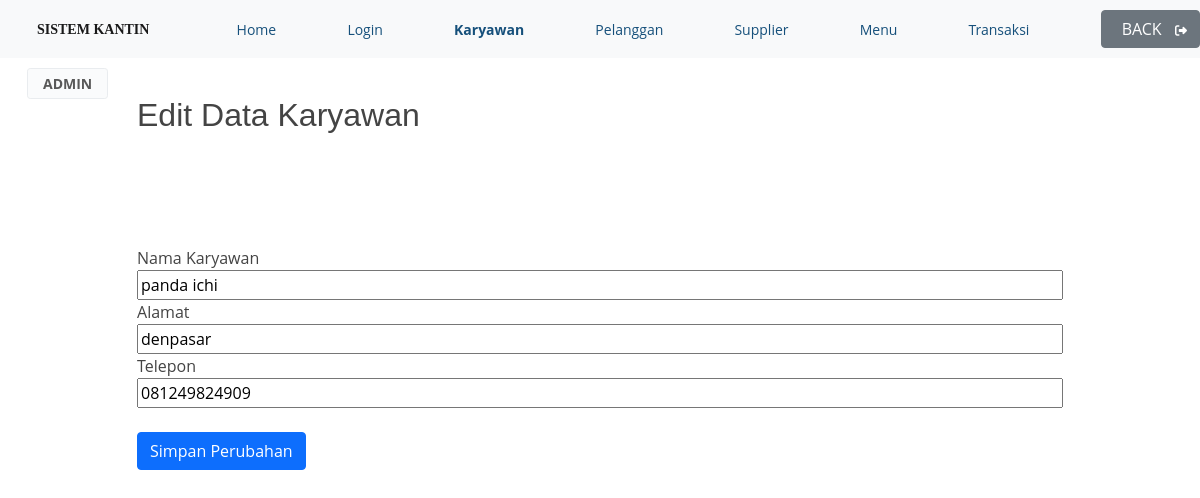
Page /edit/editkaryawan.php?idkaryawan=1 (signed in) on the committed database.
### tables this page shows
CREATE TABLE IF NOT EXISTS `tb_karyawan` (
  `idkaryawan` int(4) NOT NULL AUTO_INCREMENT,
  `namakaryawan` varchar(50) NOT NULL,
  `alamat` varchar(100) NOT NULL,
  `telpon` varchar(15) NOT NULL,
  PRIMARY KEY (`idkaryawan`)
);

### edit/editkaryawan.php (the view, shortened to what this page needs)
<?php
include '../koneksi.php';
    if (isset($_GET['idkaryawan'])) {
        $idkaryawan = ($_GET["idkaryawan"]);
        $query = "SELECT * FROM tb_karyawan WHERE idkaryawan='$idkaryawan'";
        $result = mysqli_query($mysqli, $query);
        $data = mysqli_fetch_assoc($result);
    } else {
        echo "<script>alert('Masukan Data Id.');window.location='../view/viewkaryawan.php';</script>";
    }
?>
<html>
    <head>
    <link href="https://cdn.jsdelivr.net/npm/bootstrap@5.1.0/dist/css/bootstrap.min.css" rel="stylesheet">
    <link rel="stylesheet" type="text/css" href="../style.css">
    <link rel="stylesheet" type="text/css" href="https://cdn.datatables.net/v/dt/dt-1.10.23/datatables.min.css"/>
    <link rel="stylesheet" href="https://cdnjs.cloudflare.com/ajax/libs/font-awesome/4.7.0/css/font-awesome.min.css">
    </head>
<body>
    <nav class="fixed-top">
    <div class="container-fluid topnav navbar navbar-light bg-light" >
    <a class="navbar-brand" href="#"><b>&nbsp;&nbsp;SISTEM KANTIN</b></a>
            <a href="../welcome.php">Home</a>
            <a href="../view/viewlogin.php">Login</a>
            <a class="topnav2" href="../view/viewkaryawan.php">Karyawan</a>
            <a href="../view/viewpelanggan.php">Pelanggan</a>
            <a href="../view/viewsupplier.php">Supplier</a>
            <a href="../view/viewmenu.php">Menu</a>
            <a href="../view/viewtransaksi.php">Transaksi</a>
    <a href="../view/viewkaryawan.php"><button type="button" class="btn btn-secondary">&nbsp;&nbsp;BACK&nbsp;&nbsp;<i class="fas fa-sign-out-alt"></i></button></a>
    </div>
        <table height="50px" width="100%">
            <tr><td width="26px"></td>
                <td align="left">
                <button class="btn btn-sm sus btn-light border" disabled><b>ADMIN</b></button>
            </td><td width="1%"></td>
        </tr>
        </table>
</nav>
    <br>
        <div class="container mt-5">
		<div class="row">
			<div class="col-1">
			</div>
		<div class="col-10 mt-4">
        <h2>Edit Data Karyawan</h2><br>
        <form method="POST" action="proses_editkaryawan.php" enctype="multipart/form-data" >
        <section class="base">
            <div>
                <label>Nama Karyawan</label>
                <input type="text" name="namakaryawan" value="<?php echo $data['namakaryawan']; ?>" autofocus="" required="" />
            </div>
            <div>
                <label>Alamat</label>
                <input type="text" name="alamat" value="<?php echo $data['alamat']; ?>" />
            </div>
            <div>
                <label>Telepon</label>
                <input type="text" name="telpon"  value="<?php echo $data['telpon']; ?>" />
            </div>
            <div>
                <br/>
                <button type="submit" class="btn btn-primary">Simpan Perubahan</button>
            </div>
        </section>
        </form>
        </div>
        <div class="col-1">
			</div>
        </div>
    </body>
</html>

### assets/css/style.css (style rules this page uses)
body { font-family: "Open Sans", sans-serif; color: #444444; }
a { color: #2487ce; text-decoration: none; }
h1, h2, h3, h4, h5, h6 { font-family: "Raleway", sans-serif; }
.navbar { padding: 0; }
.navbar a, .navbar a:focus { display: flex; align-items: center; justify-content: space-between; padding: 10px 0 10px 30px; font-size: 14px; color: #16507b; white-space: nowrap; transition: 0.3s; }
section { padding: 80px 0; overflow: hidden; }

### edit/editkaryawan.php (style rules this page uses)
a { text-decoration:none; }
.topnav { background-color: #333; overflow: hidden; }
.topnav2 { font-weight: bold; color: black; }
.btn-sm { width: 100%; }
.navbar-brand { font-family:"agency FB"; font-size: 24px; }
input { width: 100%; height: 30px; }
h2 { font-weight: 500; }
.btn-sm.sus { width: 7%; }
.btn-light.border { border: 24px; }

### rows in the picture
tb_karyawan: namakaryawan "panda ichi", alamat "denpasar", telpon "081249824909"
